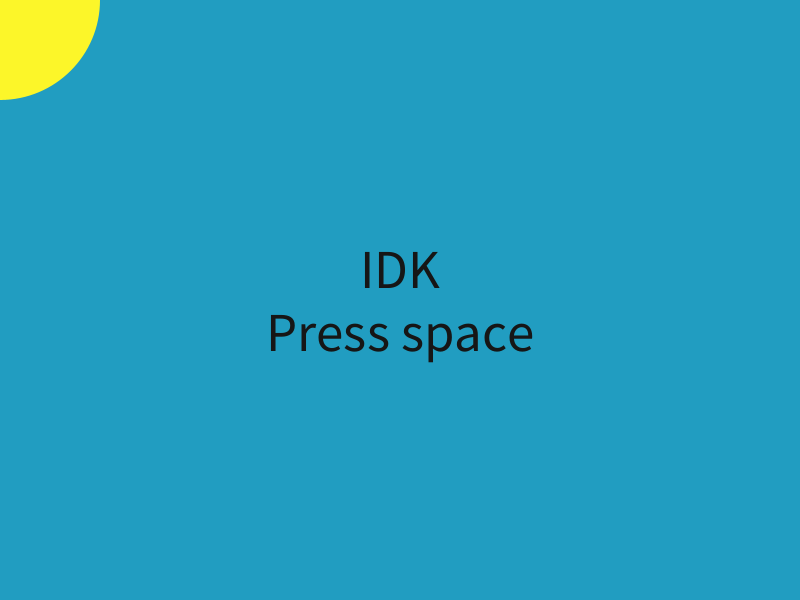
Frame 1 (no input)
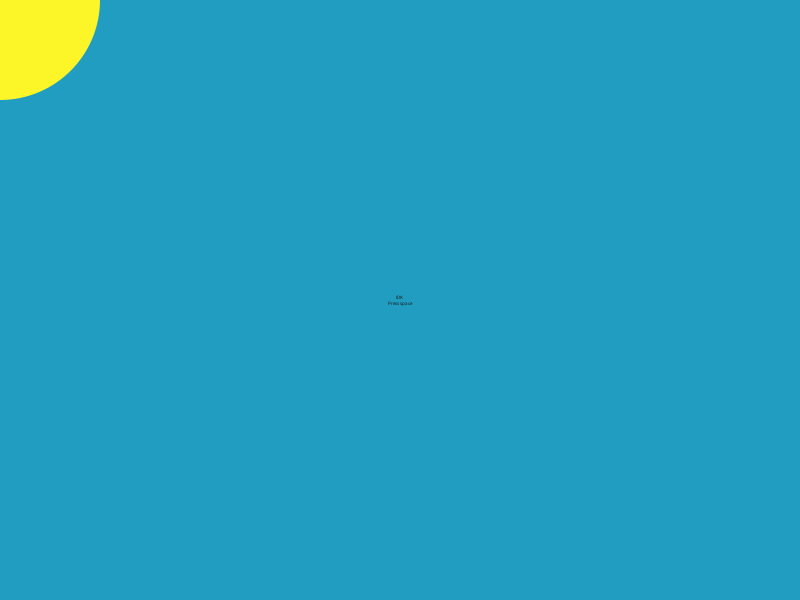
Frame 60 (the mouse pressed at the canvas centre just before this capture)
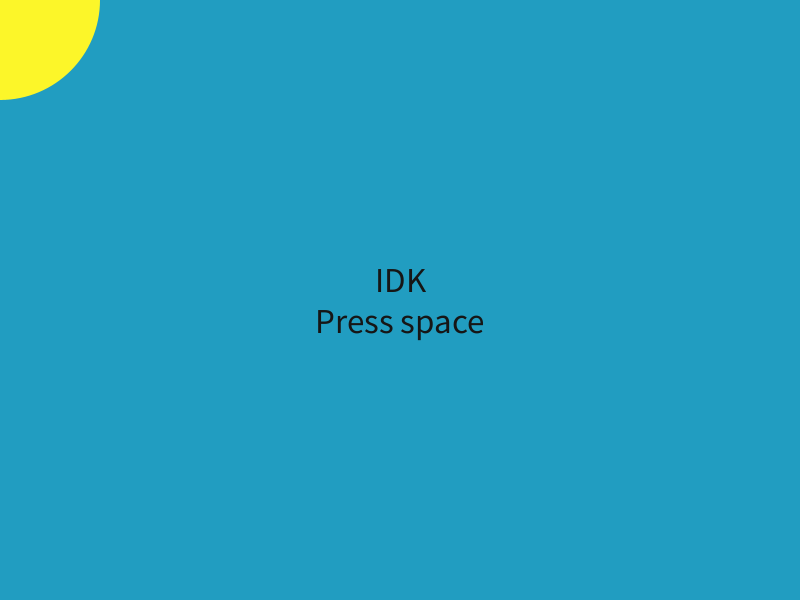
Frame 120 (the mouse held since frame 60 and released just before this capture)

The Processing sketch that drew these frames (run headless with seeded random() and noise(); from frame 60 on, the mouse is pressed at the canvas centre):

// Processing sketch: GAME1
// ── GAME1.pde
/*
 David Valencia
 Gaming I
 Game1
 */

//GAME STARTS HERE//

//SCENE

char scenenumb = '1';

//TEXT

//RGBtext(scene 2)
int _textr = 0;
int _textg = 0;
int _textb = 0;

//(Scene1 and 3 text)
int _textsize = 55;
int _textcolor = 22;
boolean texton = false;

//Background

int backcolor=#2987FF;

//Character Position

float positionx;
float positiony;

//CONTROLS

boolean moveRight=false;
boolean moveLeft=false;
boolean moveUp=false;
boolean moveDown=false;


void setup()
{
  size(800, 600);
}

void draw()
{
  if (scenenumb=='1')
  {
    noStroke();
    background(#219DC1);
    intro();
  }
  if (scenenumb=='2')
  {
    rising();
  }
  if (scenenumb=='3')
  {
    resolution();
  }
}

void keyPressed()
{

  //CONTROLS

  if (scenenumb=='2')
  {
    if (key=='w')
    {
      moveUp=true;
    }
    if (key=='s')
    {
      moveDown=true;
    }
    if (key=='d')
    {
      moveRight=true;
    }
    if (key=='a')
    {
      moveLeft=true;
    }
  }
}

void keyReleased()
{
  //SCENE CHANGES

  if (scenenumb=='1' && key==' ')
  {
    scenenumb='2';
    positionx = 50;
    positiony = height/2;
  } else {
    if (scenenumb=='3' && key==' ')
    {
      scenenumb='1';
    }
  }

  //CONTROLS

  if (key=='w')
  {
    moveUp=false;
  }
  if (key=='s')
  {
    moveDown=false;
  }
  if (key=='d')
  {
    moveRight=false;
  }
  if (key=='a')
  {
    moveLeft=false;
  }
}
// ── Introduction.pde
/*
  David Valencia
 Gaming I
 Introduction
 */

void intro ()
{
  textSize(_textsize);
  fill(_textcolor);
  textAlign(CENTER, CENTER);

//rectangle


  //TEXT

  fill(_textcolor);
  text("IDK\nPress space", width/2, height/2);
  textSize(_textsize);
  if (texton == false)
  {
    _textsize = _textsize-1;
  }
  if (_textsize<=0)
  {
    texton = true;
  }
  if (texton == true)
  {
    _textsize = _textsize+1;
  }
  if (_textsize >= 50)
  {
    texton = false;
  }

  //SUN

  fill(#FCF629);
  ellipse(0, 0, 200, 200);
}
// ── Rising.pde
/*
 David Valencia
 Rising
 */
void rising()
{

  noStroke();
  background(backcolor);
  fill(#7FFC38);
  ellipse(positionx, positiony, 30, 30);

  //MOVEMENT

  if (moveUp==true)
  {
    positiony = constrain(positiony-5, 0, height);
  }
  if (moveDown==true)
  {
    positiony = constrain(positiony+5, 0, height);
  }
  if (moveRight==true)
  {
    positionx = constrain(positionx+5, 0, width);
  }
  if (moveLeft==true)
  {
    positionx = constrain(positionx-5, 0, width);
  }
  if ( positionx >= width/2)
  {
    backcolor=#0AFF0C;
  } else {
    backcolor=#2987FF;
  }
  
  //SCENE CHANGE
  
  if (positionx==width)
    {
      scenenumb='3';
    }
}
// ── resolution.pde
/*
 David Valencia
 Resolution
 Gaming I
 */

void resolution()
{
  fill(_textr, _textg, _textb); 
  background(#72DEC3);
  textAlign(CENTER, CENTER);
  textSize(_textsize);
  text("THE \n END\n PRESS SPACE", width/2, height/2);

  //SIZE ANIMATION
  
  if (texton == false)
  {
    _textsize = _textsize-1;
  }
  if (_textsize<=0)
  {
    texton = true;
  }
  if (texton == true)
  {
    _textsize = _textsize+1;
  }
  if (_textsize >= 50)
  {
    texton = false;
  }

  //COLOR ANIMATION
  if (_textsize >= 45)
  {
    _textr= int(random(0, 225));
  }
  if (_textsize <= 5)
  {
    _textg= int(random(0, 225));
  }
  if (_textsize >= 26 && _textsize <= 31)
  {
    _textb= int(random(0, 225));
  }
}
